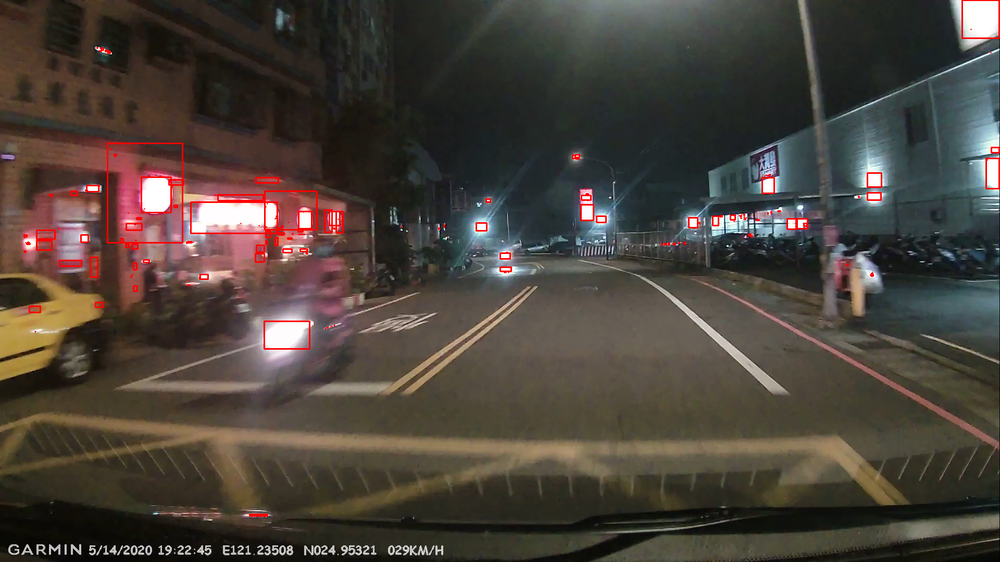
#> input picture architecture0714/img/out/000/000_img_box.png, 1000 x 562 px, shrunk from 1920 x 1080 before the run
$ python -i run-v2.py   (imports and definitions only)
#> lines starting #> are read from the running program, lines starting #| are printed output that depends on the picture
### architecture0714/utils/color_filter.py
import numpy as np
import cv2
import matplotlib.pyplot as plt
from utils.files import getBaseName, createFolder
state=''
save = False
def Euclidean_filter(img=None, percent=None,up_threshold=None,lower_threshold=None,  color=None, img_BGR_spilt=None, save_path=None, threshold=None):

    filename = save_path.split('/')[-2]
    print(filename)
    if save_path!=None:
        save=True

    if color==[255,255,255]:
        state='white'
    elif color==[255,50,150]:
        state='red'

    h, w, c = img.shape

    r1 = np.full((h, w),color[0])
    g1 = np.full((h, w),color[1])
    b1 = np.full((h, w),color[2])


    [b,g,r] = img_BGR_spilt
    img_d = np.sqrt ( (r-r1)**2+(g-g1)**2+(b-b1)**2 )


    #adaptive_mean = cv2.adaptiveThreshold(img_d, 255, cv2.ADAPTIVE_THRESH_MEAN_C, cv2.THRESH_BINARY_INV, 7,3)
    #adaptive_gaus = cv2.adaptiveThreshold(img_d, 255, cv2.ADAPTIVE_THRESH_GAUSSIAN_C, cv2.THRESH_BINARY_INV, 7,3)

    #t2, otsu = cv2.threshold(img_d, 0, 255,cv2.THRESH_BINARY_INV+cv2.THRESH_OTSU)
    if threshold==None:
        if state == 'red':
            threshold=150
        elif state == 'white':
            threshold=15


    idx = img_d[:,:] > threshold
    img_filted = np.copy(img)
    img_filted[idx] = 0

    if save:
        img_d = img_d.max() - img_d
        cv2.imwrite(save_path+'_'+state+'_img_distance_norm.png', img_d)
        return img_filted, idx, img_d


    return img_filted, idx

# [23 lines left out: function binary_color_filter, not called in this run]

### architecture0714/utils/files.py
import os

def getBaseName(path):
    filename = os.path.basename(path)
    filename = filename.split('.')
    return filename

def createFolder(path):
    if not os.path.exists(path):
        os.mkdir(path)


### architecture0714/run-v2.py

import glob
import cv2
import matplotlib.pyplot as plt
import numpy as np
import pandas as pd
import time
########## Method import ##########
from utils.files import getBaseName, createFolder
from utils.color_filter import Euclidean_filter, binary_color_filter
from utils.enhancement import Nakagami_image_enhancement, contour_Detection, clip_center
from utils.edgeBoxes import Edgeboxes
from utils.fusion import make_feature
from utils.connect_compoent import *


base = '../../dataset/dataset_100/'
dataset = "origin/"

save = True
state = 'train'

def main(frame_path):
    print(frame_path)
    filename, f_type = getBaseName(frame_path)
    createFolder('img')
    createFolder('img/out')
    createFolder('img/out/'+filename)
    save_path = 'img/out/'+filename+'/'

    img = cv2.imread(frame_path, 1)
#> img is the input picture: shape (562, 1000, 3); mean B, G, R 59.1, 66.7, 75
    h, w, c = img.shape
#> h = 562; w = 1000; c = 3

    img_hsv = cv2.cvtColor(img, cv2.COLOR_BGR2HSV)
#> img_hsv: shape (562, 1000, 3); mean H, S, V 44.9, 71.4, 78.6
    img_H = img_hsv[:,:,0]
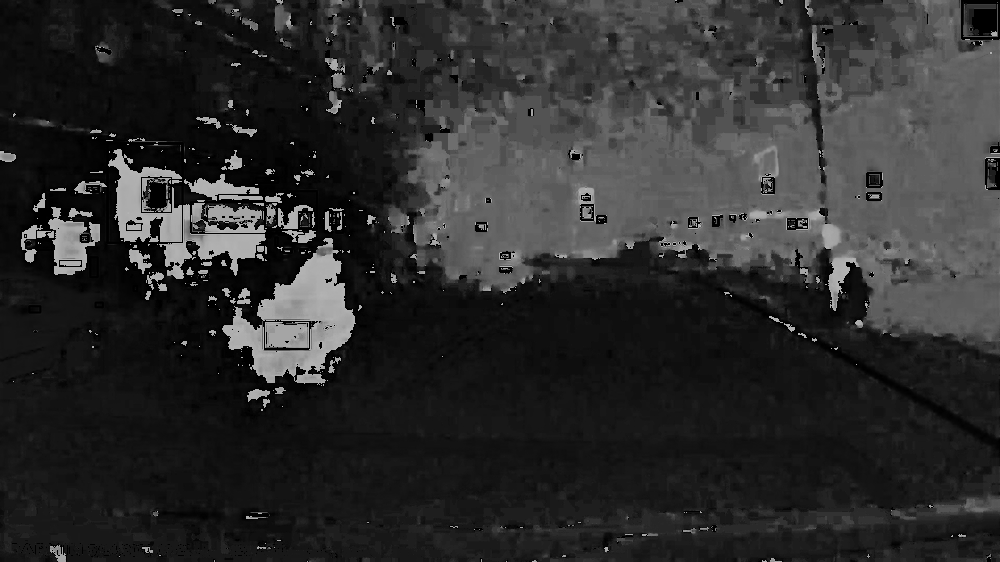
#> img_H: shape (562, 1000); min 0, max 179, mean 44.9
    img_S = img_hsv[:,:,1]
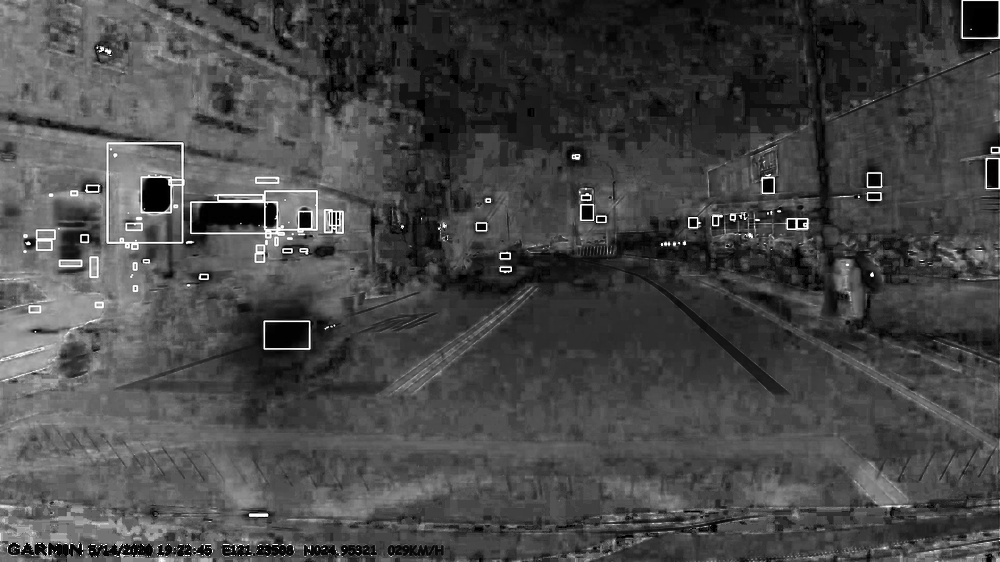
#> img_S: shape (562, 1000); min 0, max 255, mean 71.4
    img_V = img_hsv[:,:,2]
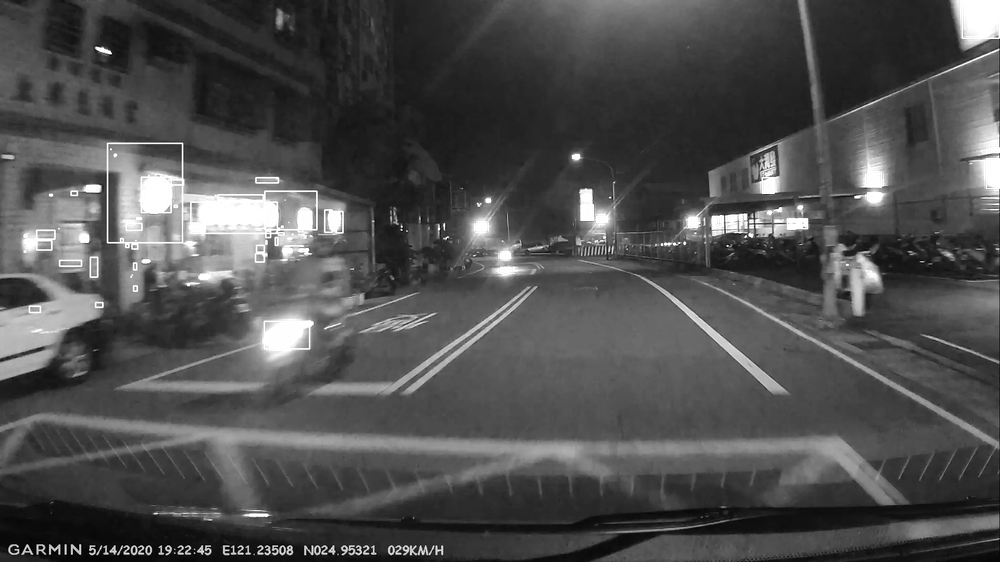
#> img_V: shape (562, 1000); min 0, max 255, mean 78.6

    [b,g,r] = cv2.split(img)
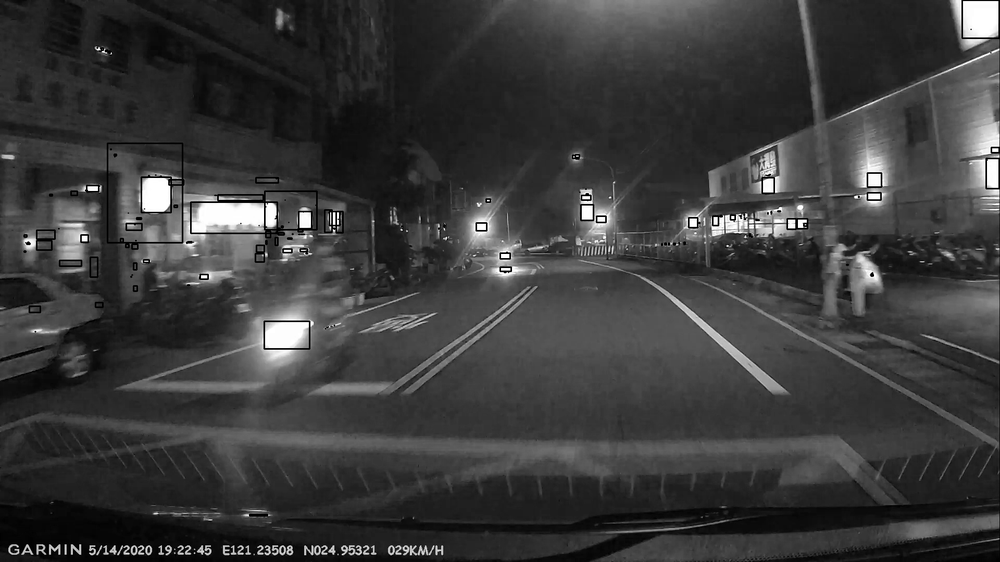
#> b: shape (562, 1000); min 0, max 255, mean 59.1
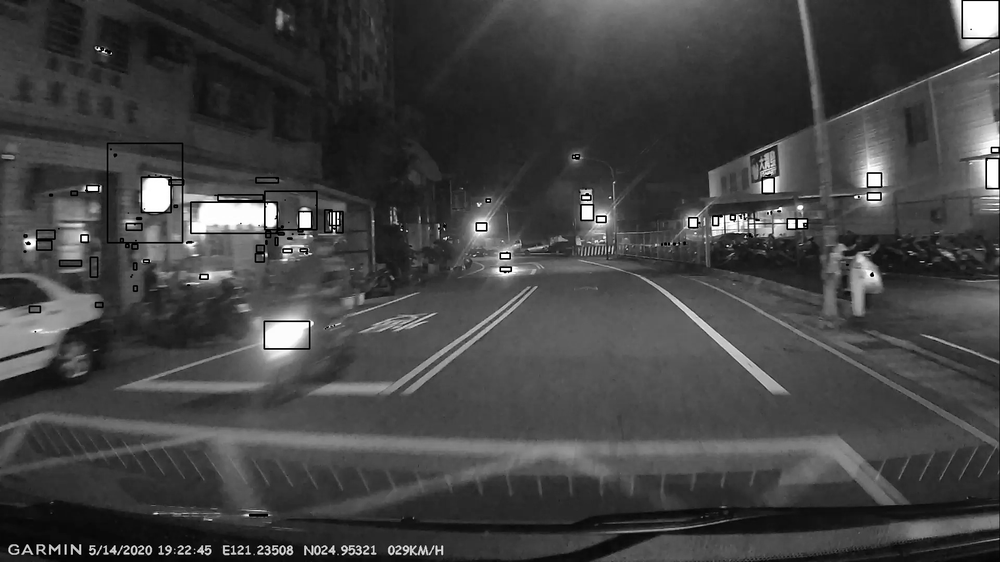
#> g: shape (562, 1000); min 0, max 255, mean 66.7
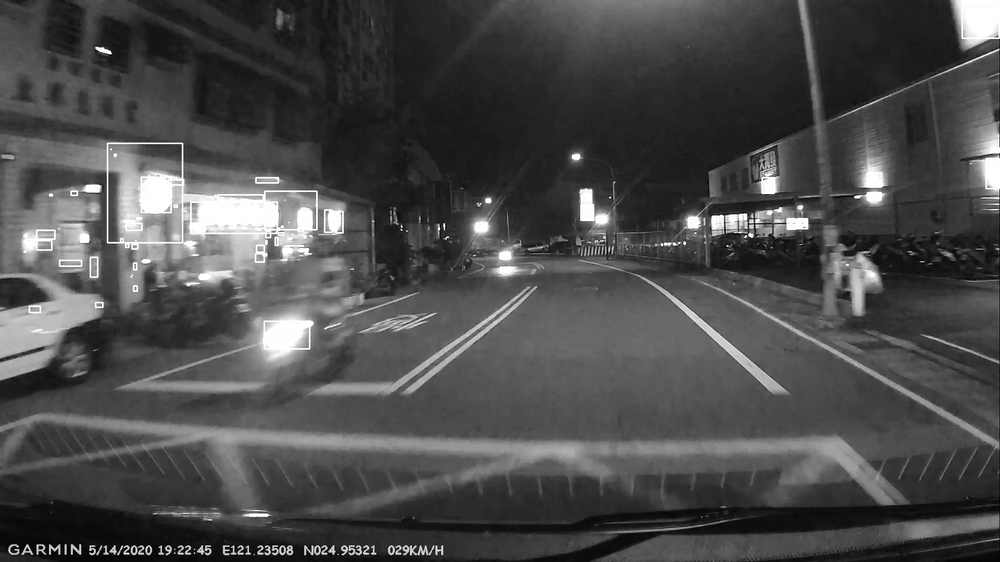
#> r: shape (562, 1000); min 0, max 255, mean 75

    img_red_filted, idx_red = Euclidean_filter(img, 1,150,0,[255,0,0], [b,g,r], save_path)  #img, percent,up_threshold,lower_threshold color(RGB), save_path
#> in Euclidean_filter, `img_d = np.sqrt ( (r-r1)**2+(g-g1)**2+(b-b1)**2 )`:
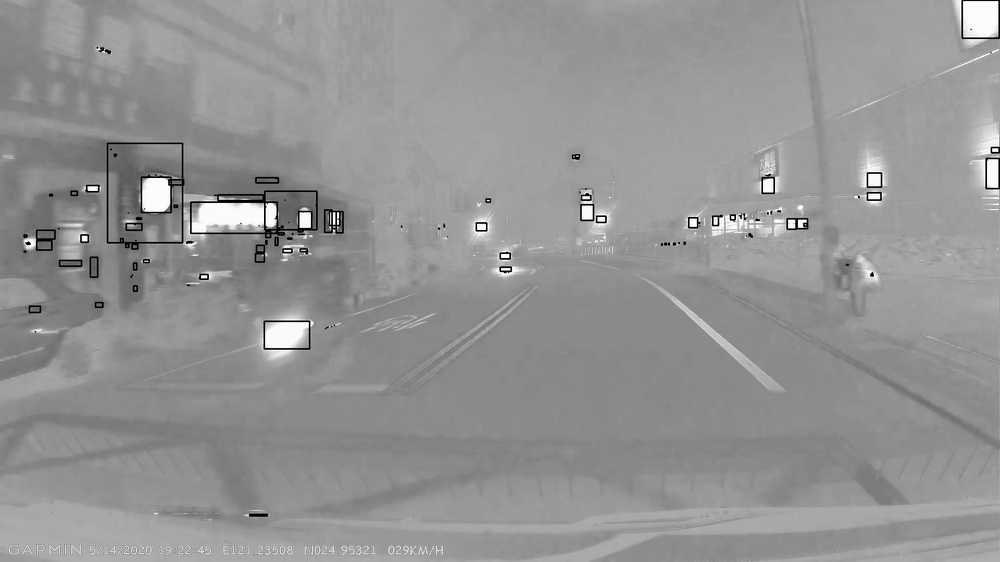
#> img_d: shape (562, 1000) float64; min 0, max 364.2, mean 211.7; drawn with min black and max white
    img_white_filted,idx_white = Euclidean_filter(img, 1,255,7, [255,255,255], [b,g,r], save_path)  #img, percent, color(RGB), save_path


    img_red_filted_gray = cv2.cvtColor(img_red_filted, cv2.COLOR_BGR2GRAY)
    img_white_filted_gray = cv2.cvtColor(img_white_filted, cv2.COLOR_BGR2GRAY)

    img_red_filted_gray_max = img_red_filted_gray.max()
    img_white_filted_gray_max = img_white_filted_gray.max()


    img_red_filted_gray_norm = img_red_filted_gray/img_red_filted_gray_max
    img_white_filted_gray_norm = img_white_filted_gray/img_white_filted_gray_max

    img_red_nakagami = Nakagami_image_enhancement(img_red_filted_gray_norm, 3) #gray_img, kernel_size
    img_white_nakagami = Nakagami_image_enhancement(img_white_filted_gray_norm, 3) #gray_img, kernel_size


    img_red_nakagami_cliped = clip_center(img_red_nakagami, int(h/3), int(h)), # img, y_up, y_down
    img_white_nakagami_cliped = clip_center(img_white_nakagami, int(h/3), int(h)), # img, y_up, y_down
    img_red_nakagami_cliped = img_red_nakagami_cliped[0]
    img_white_nakagami_cliped = img_white_nakagami_cliped[0]


    img_red_contour = contour_Detection(img_red_nakagami_cliped)
    img_white_contour = contour_Detection(img_white_nakagami_cliped)


    #print(type(img_red_contour_cliped[0]))

    """
    cv2.imshow("img_red_contour_cliped", img_red_contour_cliped)
    #cv2.imshow("img_white_filted_gray", img_white_filted_gray)
    #cv2.imshow("img_red_nakagami", img_red_nakagami)
    cv2.waitKey(0)
    cv2.destroyAllWindows()
    """

    img_roi_combine = np.copy(img)
    img_red_edgeboxes,img_roi_combine, boxes_red = Edgeboxes(img_red_contour, img, [0,255,0], img_roi_combine, state=state, filename=filename, base=base) #contour, img_origin, box color(BGR)
    img_white_edgeboxes,img_roi_combine, boxes_white = Edgeboxes(img_white_contour, img, [255,0,0], img_red_edgeboxes, state=state, filename=filename, base=base) #contour, img_origin, box color(BGR)


    ### fusion ###


    img_ground = cv2.imread(base+"ground_truth/"+filename+'.bmp',1).astype('uint8')
    img_ground_mask = binary_color_filter(img_ground).astype('uint8')

    img_yolo_b = cv2.imread(base+"yolo_binary/"+filename+'.png',0).astype('uint8')

    features_red, answers_red = make_feature(boxes_red, img_ground=img_ground, img_ground_mask=img_ground_mask, state=state, img_H=img_H, img_yolo_b=img_yolo_b, filename=filename)
    features_white, answers_white = make_feature(boxes_white, img_ground=img_ground, img_ground_mask=img_ground_mask, state=state, img_H=img_H, img_yolo_b=img_yolo_b, filename=filename)

    features = features_red + features_white
    answers = answers_red + answers_white


    ### report ###


    if save:
        cv2.imwrite('img/out/'+filename+'/'+filename+'_origin.png', img)
        cv2.imwrite('img/out/'+filename+'/'+filename+'_img_H.png', img_H)
        cv2.imwrite('img/out/'+filename+'/'+filename+'_img_S.png', img_S)
        cv2.imwrite('img/out/'+filename+'/'+filename+'_img_V.png', img_V)
        cv2.imwrite('img/out/'+filename+'/'+filename+'_img_red_filted.png', img_red_filted)
        cv2.imwrite('img/out/'+filename+'/'+filename+'_img_white_filted.png', img_white_filted)

        cv2.imwrite('img/out/'+filename+'/'+filename+'_img_red_filted_gray.png', img_red_filted_gray)
        cv2.imwrite('img/out/'+filename+'/'+filename+'_img_red_nakagami.png', img_red_nakagami)
        cv2.imwrite('img/out/'+filename+'/'+filename+'_img_white_nakagami.png', img_white_nakagami)

        cv2.imwrite('img/out/'+filename+'/'+filename+'_img_red_nakagami_cliped.png', img_red_nakagami_cliped)
        cv2.imwrite('img/out/'+filename+'/'+filename+'_img_white_nakagami_cliped.png', img_white_nakagami_cliped)

        cv2.imwrite('img/out/'+filename+'/'+filename+'_img_red_contour.png', img_red_contour)
        cv2.imwrite('img/out/'+filename+'/'+filename+'_img_white_contour.png', img_white_contour)


        cv2.imwrite('img/out/'+filename+'/'+filename+'_img_red_edgeboxes.png', img_red_edgeboxes)
        cv2.imwrite('img/out/'+filename+'/'+filename+'_img_white_edgeboxes.png', img_white_edgeboxes)
        cv2.imwrite('img/out/'+filename+'/'+filename+'_img_roi_combine.png', img_roi_combine)


        #cv2.imwrite('img/out/'+filename+'/'+filename+'_img_red.png', r)
    return features, answers


# [14 lines not run here, left out]


#> (the run stopped early here; a loop or call above may not have finished)

$ run again, on architecture0714/img/out/002/002_img_box.png
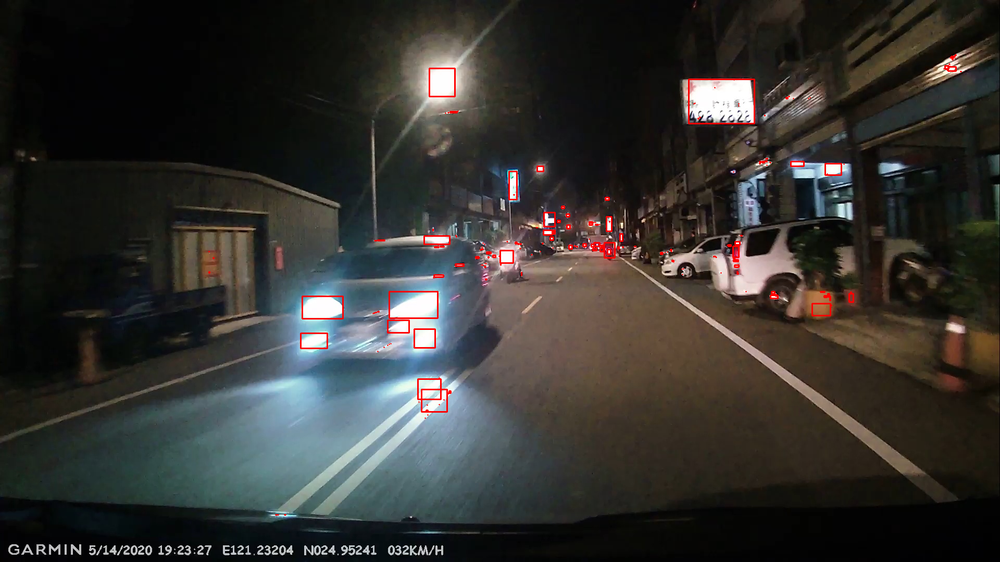
#> input picture architecture0714/img/out/002/002_img_box.png, 1000 x 562 px, shrunk from 1920 x 1080 before the run
#> in main, img is the input picture: shape (562, 1000, 3); mean B, G, R 48, 51.1, 52.5
#> img_hsv: shape (562, 1000, 3); mean H, S, V 48.6, 73.5, 58.9
#> in main, `img_S = img_hsv[:,:,1]`:
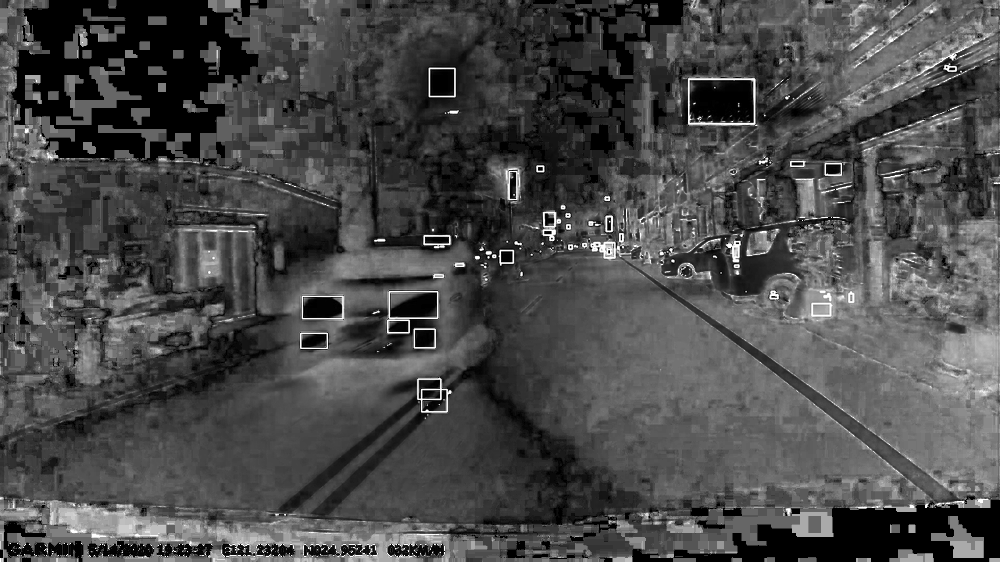
#> img_S: shape (562, 1000); min 0, max 255, mean 73.5
#> in Euclidean_filter, `img_d = np.sqrt ( (r-r1)**2+(g-g1)**2+(b-b1)**2 )`:
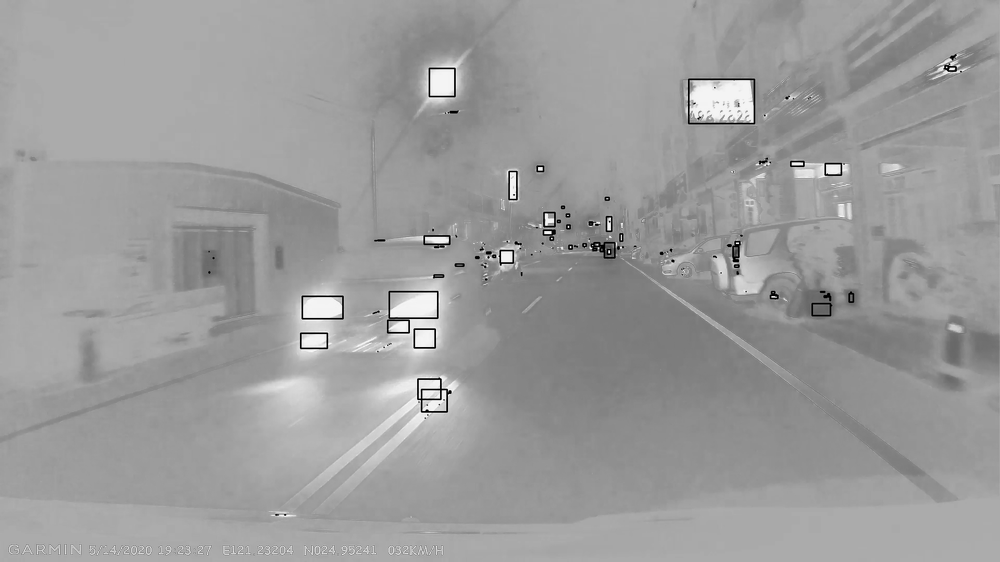
#> img_d: shape (562, 1000) float64; min 0, max 375.3, mean 230; drawn with min black and max white
